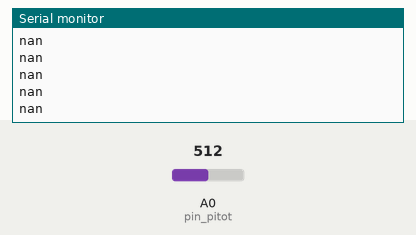
Recording of a sketch running on a simulated Arduino Uno, built with avr-gcc and run on an emulated ATmega328P. Shown: the last lines printed to the serial monitor. Inputs (shaded band) come from the test bench; at power-on: A0 (pin_pitot) = 512.

Above: at 1.2 s.
1.3 s: A0 (pin_pitot) set to 553
At 1.31 s:
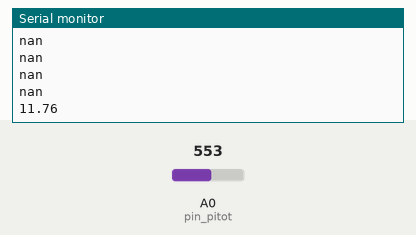
3.2 s: A0 (pin_pitot) set to 716
At 3.22 s:
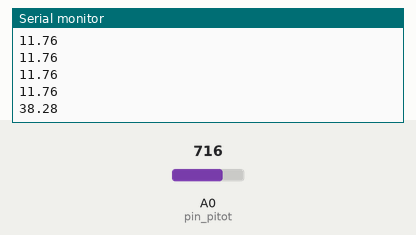

Measured:
- the behaviour switches between 535 and 536 on A0 (pin_pitot) (found by bisection; images 0 and 1)
- after the input at 1.3 s, the serial monitor: prints a new line at once (image 1)
- after the input at 3.2 s, the serial monitor: prints a new line at once (image 2)

The sketch:

Pitot_tube.ino
```cpp
#include "Arduino.h"

const int pin_pitot = A0;
float diff_pressure;
double raw_pitot;
void setup()
{
Serial.begin(9600);
}

void loop()
{

raw_pitot = analogRead (pin_pitot);
if (raw_pitot < 102) {
  diff_pressure = -2.0;
} else {
  if (raw_pitot > 921) {
    diff_pressure = 2.0;
  } else {
    diff_pressure = map(raw_pitot, 102, 921, -2000, 2000)-119;
  }
}
// Some magical calcuation for the windspeed (just as an example)
float windspeed = sqrt ( (2.0 * diff_pressure) / 1.2 );

Serial.println(windspeed);
delay(100);
}
```
